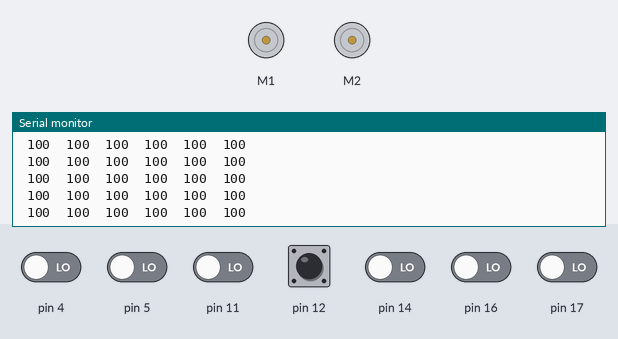
The sketch below on a simulated Arduino Uno, built with avr-gcc and run on an emulated ATmega328P. On the bench: 2 × DC motor (green arrow = forward, orange = backward, longer = faster), the last lines printed to the serial monitor. The inputs (shaded band) are chosen by the test bench; at power-on: pin 12 HIGH, pin 4, pin 5, pin 11, pin 14, pin 16, pin 17 LOW.

Above: at 2.2 s.
2.3 s: pin 5 driven HIGH
At 2.71 s:
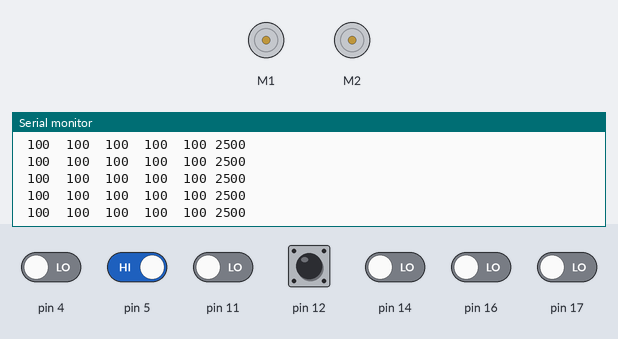
4.1 s: pin 4 driven HIGH
At 4.11 s:
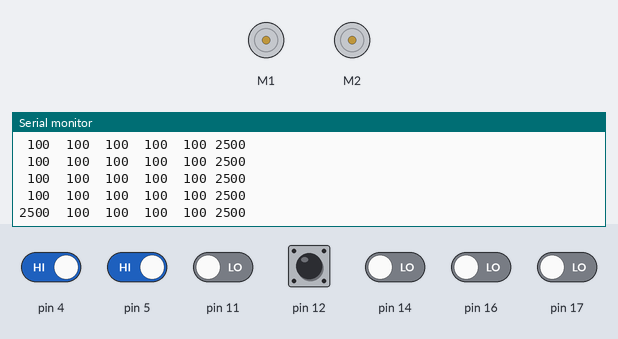
6.0 s: pin 11 driven HIGH
At 6.01 s:
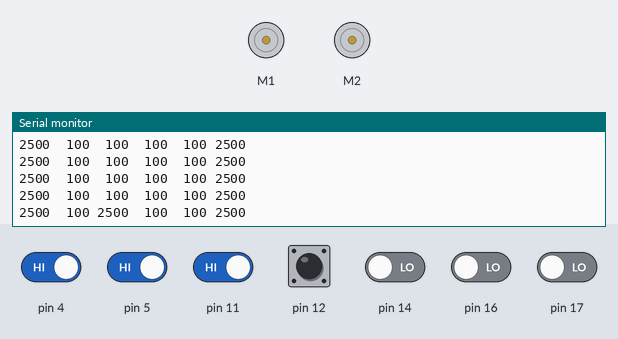
8.0 s: pin 14 driven HIGH
At 8.01 s:
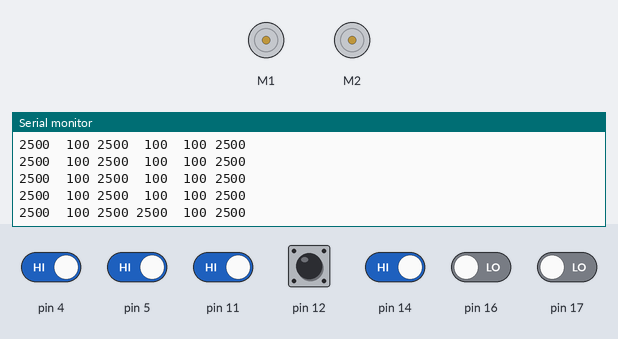
9.9 s: pin 16 driven HIGH
At 9.91 s:
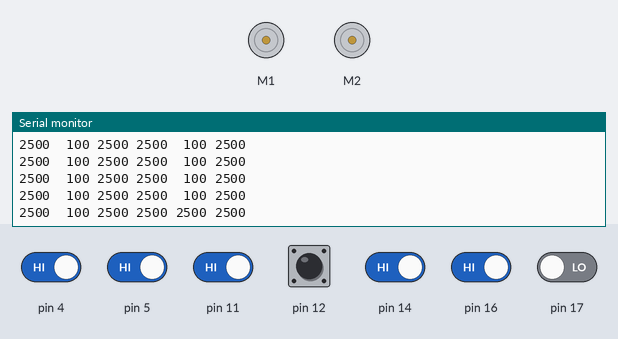
11.8 s: pin 17 driven HIGH
At 11.81 s:
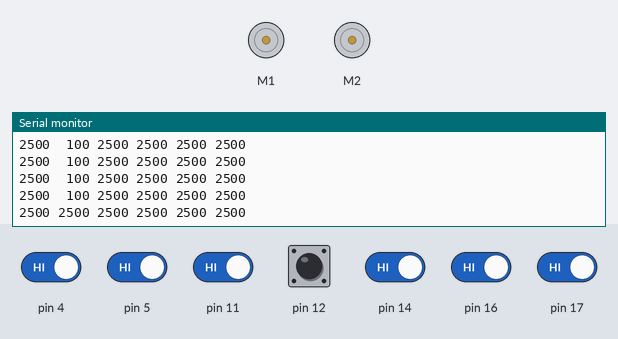

Measured:
- after the input at 2.3 s, the serial monitor: prints a new line at once (image 1)
- after the input at 4.1 s, the serial monitor: prints a new line at once (image 2)
- after the input at 6.0 s, the serial monitor: prints a new line at once (image 3)
- after the input at 8.0 s, the serial monitor: prints a new line at once (image 4)
- after the input at 9.9 s, the serial monitor: prints a new line at once (image 5)
- after the input at 11.8 s, the serial monitor: prints a new line at once (image 6)

The sketch:

exer4.ino
```cpp
#include <Wire.h>
#include <ZumoShield.h>

// ライントレースセンサを宣言する
ZumoReflectanceSensorArray reflectanceSensors;
ZumoMotors motors;
int lines = 0;
bool start = false;
Pushbutton button(ZUMO_BUTTON);

// センサ値を保存するための配列に使うための変数
// 今回使用するものはセンサを6つ搭載するので6
#define NUM_SENSORS 6
uint16_t sensorValues[NUM_SENSORS];


void setup()
{
  // シリアルを初期化してボーレートを115200に設定する
  Serial.begin(115200);
  // センサを初期化する
  reflectanceSensors.init();
  delay(1000);
}

// センサ値をシリアルに送る
void printReadingsToSerial()
{
  char buffer[80];
  sprintf(buffer, "%4d %4d %4d %4d %4d %4d\n",
    sensorValues[0],
    sensorValues[1],
    sensorValues[2],
    sensorValues[3],
    sensorValues[4],
    sensorValues[5]
  );
  Serial.print(buffer);
}

void loop()
{
  if (start)
    motors.setSpeeds(180, 180);
  if (button.getSingleDebouncedPress())
    start = true;
  // 最後にセンサを読んだ時間を記録
  static uint16_t lastSampleTime = 0;

  // 最後にセンサを読み取った時間より100ms以上，時間がたった時に
  // if文の中に入り，もう一度センサを読み取る
  // millis() プログラムが起動してからの経過時間
  if ((uint16_t)(millis() - lastSampleTime) >= 100)
  {
    // 最後にセンサを読んだ時間を現在時刻にセット
    lastSampleTime = millis();

    // ライントレースセンサを読み取る
    reflectanceSensors.read(sensorValues, QTR_EMITTERS_ON);
    if (sensorValues[4] >= 600 || sensorValues[5] >= 600) {
      lines++;
    }
    if (lines >= 4) {
      start = false;
      motors.setSpeeds(0, 0);
      if (button.getSingleDebouncedPress()) {
        start = true;
        lines = 0;
      }
    }
    // 読み取ったセンサの値をprintする
    printReadingsToSerial();
  }
}
```
